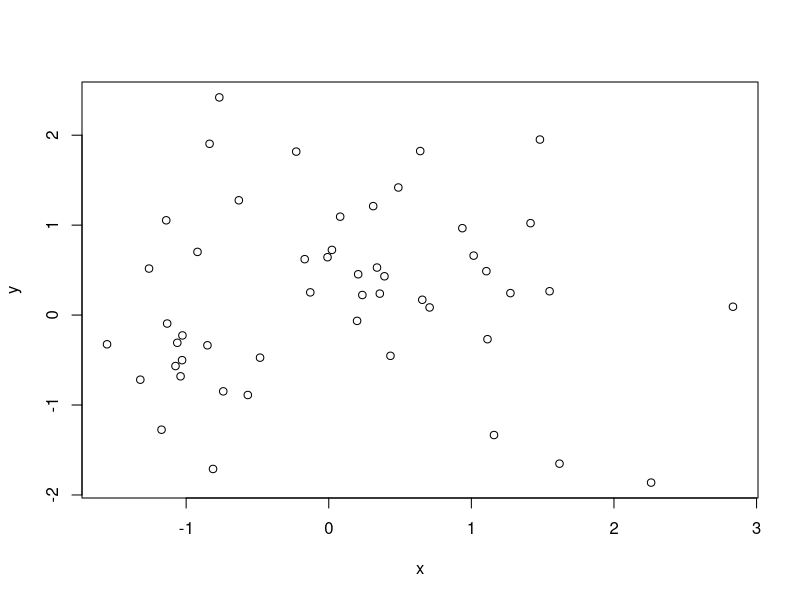

Generate this figure with R:
cat ('Hello, World!\n')

{
  x <- rnorm(50);
  y <- rnorm(x);
  plot(x, y);
  ls();
  rm(x,y);
  x <- 1:20
  w <- 1 + sqrt(x) / 2;
  dummy <- data.frame(x=x, y=x+ rnorm(x) * w)
  dummy
}
